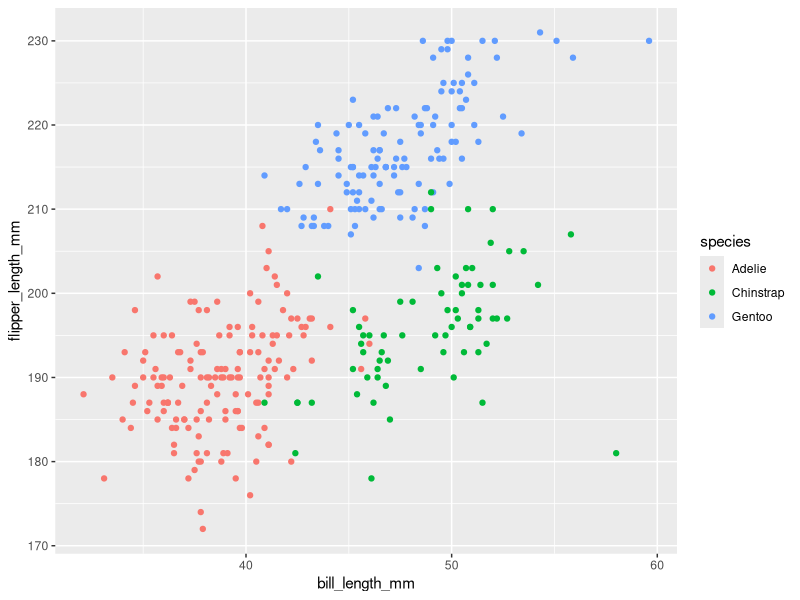
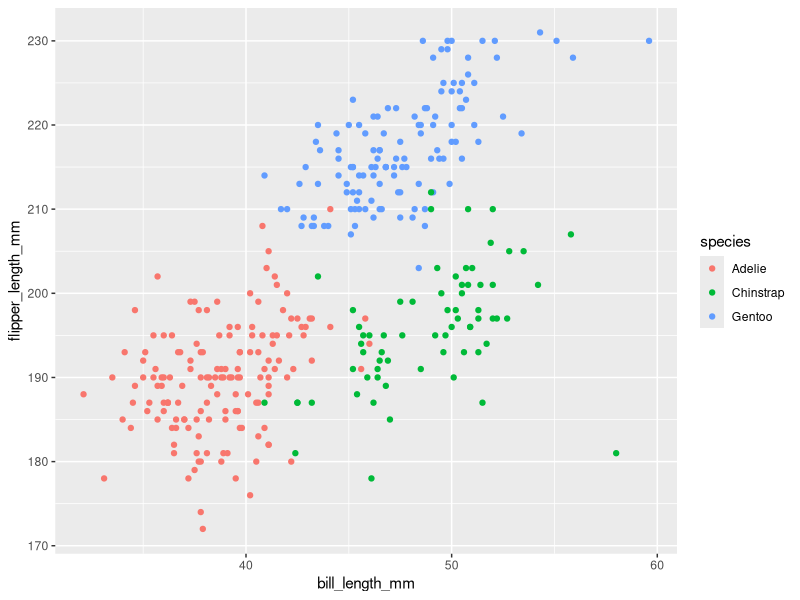
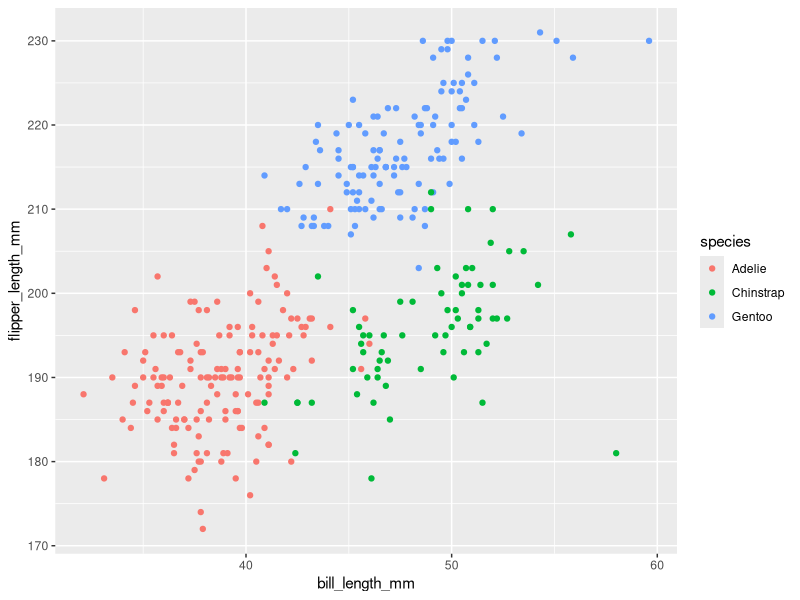

Here is the R script that generated these plots, in order:
## ---- chunk 1
library(tidyverse)
## ---- chunk 2
data("penguins", package = "palmerpenguins")

## ---- chunk 3
a=data.frame(penguins)
nrow(a)
ncol(a)
mean(a$flipper_length_mm, na.rm=TRUE)


## ---- chunk 4
ggplot(a, aes(x=bill_length_mm, y=flipper_length_mm, color=species))+geom_point()
ggsave(ggsave ("scatter_a.pdf", height=4, width=6))

## ---- chunk 5
Hw1Q2_df =
    tibble(
    OR = rnorm(n=10),
    Positive_Association = OR > 0,
    Place = c("NewYork", "Asia", "India", "Europe", "Italy", "Paris", "Canada", "Germany", "London", "Boston"),
    Type = factor(c("city", "continent", "country", "continent", "country", "city", "country", "country","city", "city"))
   )
